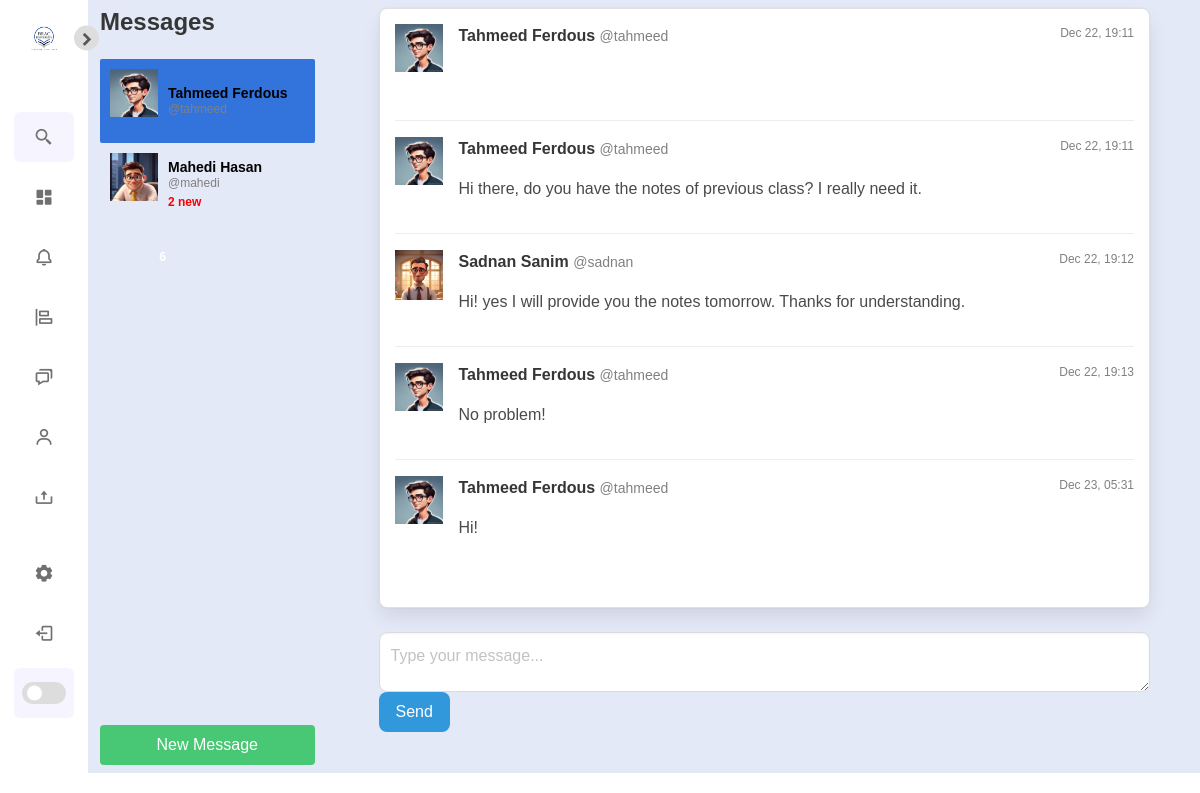
The page /direct/ (signed in) on the database its author committed.
### authy/models.py (models this page shows)
class Profile(models.Model):
	user = models.OneToOneField(User, on_delete=models.CASCADE)
	first_name = models.CharField(max_length=50, null=True, blank=True)
	last_name = models.CharField(max_length=50, null=True, blank=True)
	location = models.CharField(max_length=50, null=True, blank=True)
	url = models.CharField(max_length=80, null=True, blank=True)
	profile_info = models.TextField(max_length=150, null=True, blank=True)
	created = models.DateField(auto_now_add=True)
	favorites = models.ManyToManyField(Post)
	picture = models.ImageField(upload_to=user_directory_path, blank=True, null=True, verbose_name='Picture')

### direct/models.py (models this page shows, shortened)
class Message(models.Model):
	user = models.ForeignKey(User, on_delete=models.CASCADE, related_name='user')
	sender = models.ForeignKey(User, on_delete=models.CASCADE, related_name='from_user')
	recipient = models.ForeignKey(User, on_delete=models.CASCADE, related_name='to_user')
	body = models.TextField(max_length=1000, blank=True, null=True)
	date = models.DateTimeField(auto_now_add=True)
	is_read = models.BooleanField(default=False)
	def get_messages(user):
		messages = Message.objects.filter(user=user).values('recipient').annotate(last=Max('date')).order_by('-last')
		users = []
		for message in messages:
			users.append({
				'user': User.objects.get(pk=message['recipient']),
				'last': message['last'],
				'unread': Message.objects.filter(user=user, recipient__pk=message['recipient'], is_read=False).count()
				})
		return users

### direct/views.py (the view)
# urls.py: path('', Inbox, name='inbox'),
@login_required
def Inbox(request):
	messages = Message.get_messages(user=request.user)
	active_direct = None
	directs = None
	if messages:
		message = messages[0]
		active_direct = message['user'].username
		directs = Message.objects.filter(user=request.user, recipient=message['user'])
		directs.update(is_read=True)
		for message in messages:
			if message['user'].username == active_direct:
				message['unread'] = 0
	context = {
		'directs': directs,
		'messages': messages,
		'active_direct': active_direct,
		}
	template = loader.get_template('direct/direct.html')
	return HttpResponse(template.render(context, request))

### direct/views.py (called while the page is built)
def checkDirects(request):
	directs_count = 0
	if request.user.is_authenticated:
		directs_count = Message.objects.filter(user=request.user, is_read=False).count()
	return {'directs_count':directs_count}

### notifications/views.py (called while the page is built)
def CountNotifications(request):
	count_notifications = 0
	if request.user.is_authenticated:
		count_notifications = Notification.objects.filter(user=request.user, is_seen=False).count()
	return {'count_notifications':count_notifications}

### Config/templates/direct/direct.html (shortened to what this page needs)
{% extends 'base.html' %}
{% load static %}
{% block content %}
<div class="columns is-variable is-8 fs-5">
  <div class="column is-one-quarter">
    <aside class="menu">
      <h2 class="title is-4">Messages</h2>
      <ul class="menu-list" style="overflow-y: auto; height: calc(100vh - 150px); padding: 0;">
        {% for message in messages %}
        <li>
          <a
            class="media {% if active_direct == message.user.username %}is-active{% endif %}"
            href="{% url 'directs' message.user.username %}"
            style="padding: 10px; display: flex; align-items: center; gap: 10px; text-decoration: none;"
          >
            <figure class="image is-48x48">
              {% if message.user.profile.picture %}
                <img src="{{ message.user.profile.picture.url }}" alt="{{ message.user.username }}">
              {% else %}
                <img src="{% static 'default_profile_picture.png' %}" alt="Default Profile">
              {% endif %}
            </figure>
            <div>
              <p style="font-size: 14px; font-weight: 600; margin: 0; color: black;">
                {{ message.user.profile.first_name }} {{ message.user.profile.last_name }}
              </p>
              <p style="font-size: 12px; color: gray; margin: 0;">
                @{{ message.user.username }}
              </p>
              {% if message.unread %}
                <span style="font-size: 12px; font-weight: bold; color: red;">{{ message.unread }} new</span>
              {% endif %}
            </div>
          </a>
        </li>
        {% endfor %}
      </ul>
      <a href="{% url 'usersearch' %}" class="button is-success is-fullwidth" style="text-decoration: none;">New Message</a>
    </aside>
  </div>
  <div class="column is-three-quarters">
    <div
      class="box"
      style="overflow-y: auto; height: calc(100vh - 200px); border: 1px solid #e0e0e0; border-radius: 8px; padding: 15px;"
    >
      {% if directs %}
        {% for direct in directs %}
        <div class="media" style="margin-bottom: 10px;">
          <figure class="media-left">
            <p class="image is-48x48">
              {% if direct.sender.profile.picture %}
                <img src="{{ direct.sender.profile.picture.url }}" alt="{{ direct.sender.username }}">
              {% else %}
                <img src="{% static 'default_profile_picture.png' %}" alt="Default Profile">
              {% endif %}
            </p>
          </figure>
          <div class="media-content">
            <p class="fs-6">
              <strong>{{ direct.sender.profile.first_name }} {{ direct.sender.profile.last_name }}</strong>
              <small style="color: gray;">@{{ direct.sender.username }}</small>
              <span style="float: right; font-size: 12px; color: gray;">{{ direct.date|date:'M d, H:i' }}</span>
            </p>
            <p class="fs-6">{{ direct.body }}</p>
          </div>
        </div>
        {% endfor %}
      {% else %}
      <p style="text-align: center; color: gray;">No messages yet. Start a conversation!</p>
      {% endif %}
    </div>
    <form
      method="POST"
      action="{% url 'send_direct' %}"
      style="margin-top: 15px; align-items: center; gap: 10px;"
    >
      <textarea
        class="textarea"
        name="body"
        placeholder="Type your message..."
        style="flex-grow: 1; border-radius: 8px; min-height: 60px;"
      ></textarea>
      <button type="submit" class="button is-info" style="border-radius: 8px;">Send</button>
    </form>
  </div>
</div>
{% endblock %}

### Config/static/css/style1.css (style rules this page uses)
* { font-family: sans-serif; margin: 0; padding: 0; box-sizing: border-box; }
:root { --body-color: #E4E9F7; --sidebar-color: #FFF; --primary-color: #5d5c5e; --primary-color-light: #F6F5FF; --toggle-color: #DDD; --text-color: #707070; --tran-02: all 0.2s ease; --tran-03: all 0.3s ease; --tran-04: all 0.4s ease; --tran-05: all 0.5s ease; }
body { height: 100vh; background: var(--body-color); transition: var(--tran-02); }
body { overflow-x: hidden; }

### rows shown on the page
Message: sender.profile.picture (picture), sender.profile.first_name "Tahmeed", sender.profile.last_name "Ferdous", sender.username "tahmeed", date "Dec 22, 19:11"
Message: sender.profile.picture (picture), sender.profile.first_name "Tahmeed", sender.profile.last_name "Ferdous", sender.username "tahmeed", date "Dec 22, 19:11", body "Hi there, do you have the notes of previous class? I really need it."
Message: sender.profile.picture (picture), sender.profile.first_name "Sadnan", sender.profile.last_name "Sanim", sender.username "sadnan", date "Dec 22, 19:12", body "Hi! yes I will provide you the notes tomorrow. Thanks for understanding."
Message: sender.profile.picture (picture), sender.profile.first_name "Tahmeed", sender.profile.last_name "Ferdous", sender.username "tahmeed", date "Dec 22, 19:13", body "No problem!"
Message: sender.profile.picture (picture), sender.profile.first_name "Tahmeed", sender.profile.last_name "Ferdous", sender.username "tahmeed", date "Dec 23, 05:31", body "Hi!"

### other values the page prints
{{ count_notifications }} "6"
{{ message.user.profile.first_name }} "Tahmeed"
{{ message.user.profile.last_name }} "Ferdous"
{{ message.user.username }} "tahmeed"
{{ message.user.profile.first_name }} "Mahedi"
{{ message.user.profile.last_name }} "Hasan"
{{ message.user.username }} "mahedi"
{{ message.unread }} "2"
